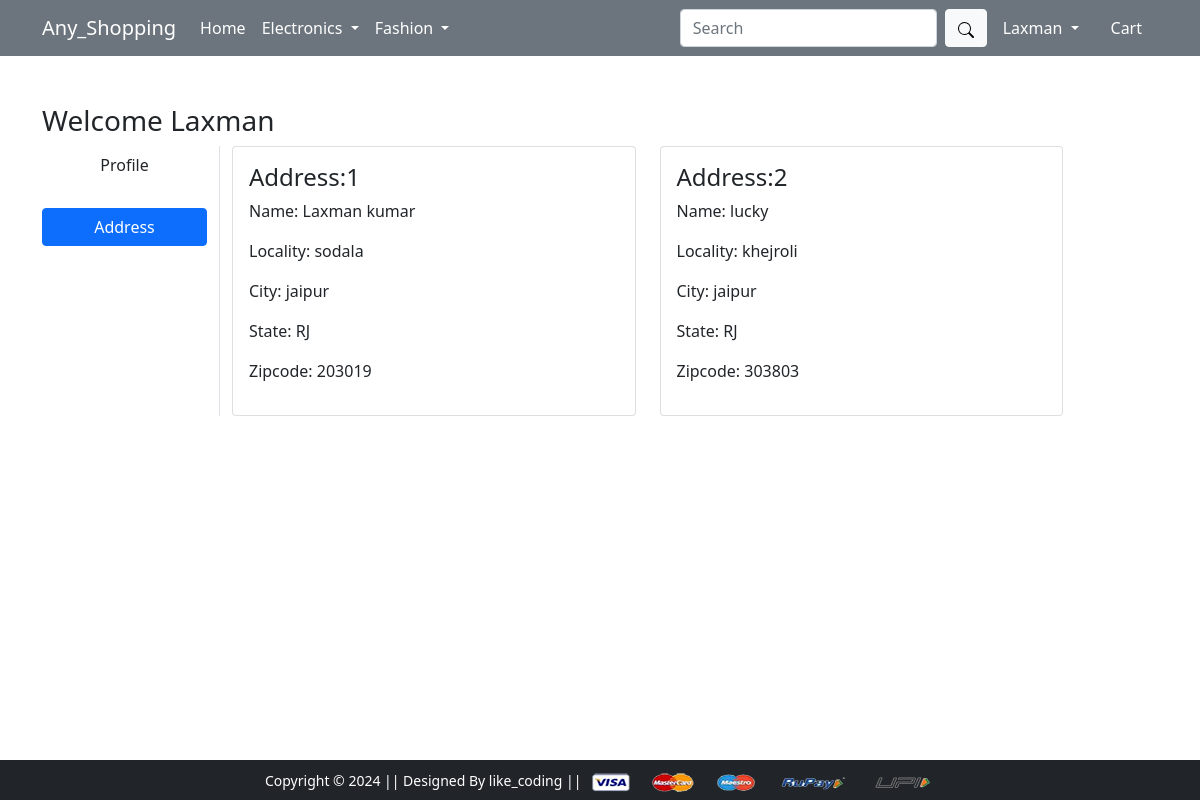
Page /address/ (signed in) on the earlier database version.
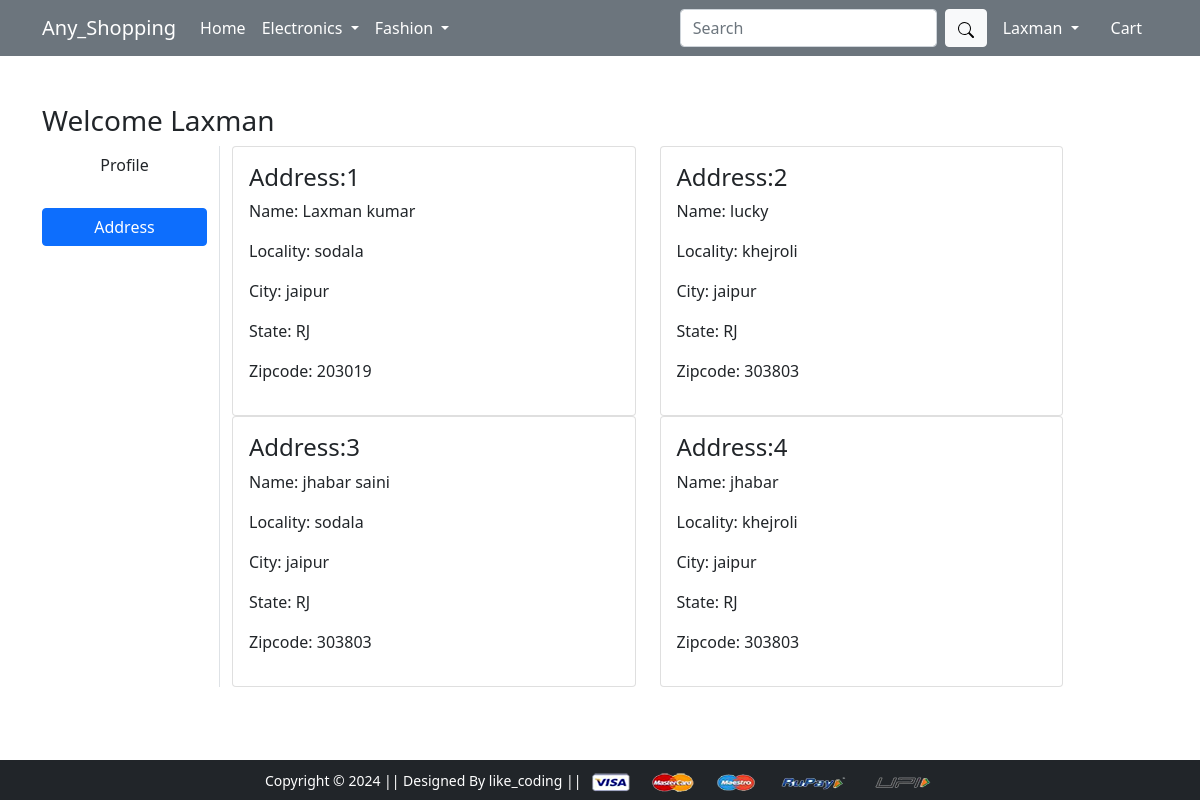
Same page on the later database version.
### app/models.py (models this page shows, shortened)
class Customer(models.Model):
    user = models.ForeignKey(User, on_delete= models.CASCADE)
    name = models.CharField(max_length=121)
    locality = models.CharField(max_length=121)
    city = models.CharField(max_length=50)
    zipcode = models.IntegerField()
    state = models.CharField(choices=STATE_CHOICES , max_length=50)

### app/views.py (the view)
# urls.py: path('address/', views.address, name='address'),
def address(request):
 add = Customer.objects.filter(user=request.user)
 return render(request, 'app/address.html',{'add':add , 'active':'btn-primary'} )

### app/templates/app/address.html (shortened to what this page needs)
{% extends 'app/base.html' %}
{% load static %}
{% block main-content %}
<div class="container my-5">
    <div class="row">
        <h3>Welcome <span class="text-capitalize">{{request.user}}</span></h3>
        <div class="col-sm-2 border-end">
            <ul class="list-unstyled">
                <li class="d-grid"><a href="{% url 'profile' %}" class="btn ">Profile</a></li><br>
                <li class="d-grid"><a href="{% url 'address' %}" class="btn {{active}}">Address</a></li>
            </ul>
        </div>
        <div class="col-sm-9 ">
            <div class="row">
                {% for item in add %}
                <div class="col-sm-6">
                    <div class="card">
                        <div class="card-body">
                            <h4>Address:{{forloop.counter}}</h4>
                            <p>Name: {{item.name}}</p>
                            <p>Locality: {{item.locality}}</p>
                            <p>City: {{item.city}}</p>
                            <p>State: {{item.state}}</p>
                            <p>Zipcode: {{item.zipcode}}</p>
                        </div>
                    </div>
                </div>
                {%endfor%}
            </div>
        </div>
    </div>
</div>
{% endblock main-content %}

Differences in the rows shown:
added Customer: name "jhabar saini", locality "sodala", city "jaipur", state "RJ", zipcode "303803"
added Customer: name "jhabar", locality "khejroli", city "jaipur", state "RJ", zipcode "303803"
